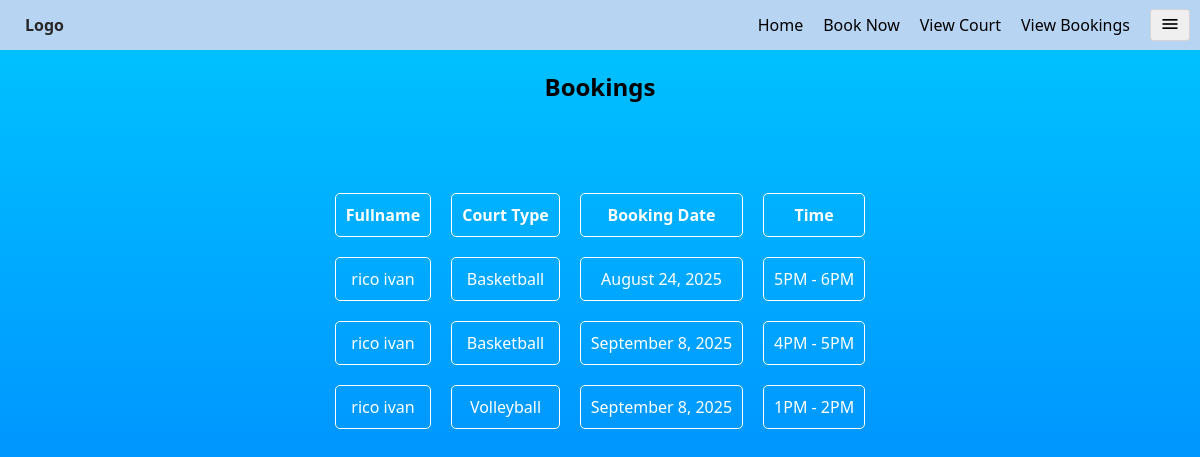
The page /user/view_bookings.php on the database its author committed.
### tables this page shows
CREATE TABLE `reservations` (
  `reservation_id` int(11) NOT NULL,
  `username` varchar(100) DEFAULT NULL,
  `fullname` varchar(100) NOT NULL,
  `email` varchar(100) NOT NULL,
  `phonenumber` varchar(100) DEFAULT NULL,
  `court_type` varchar(20) NOT NULL,
  `date` date NOT NULL,
  `time_slot` varchar(10) NOT NULL,
  `created_at` timestamp(6) NOT NULL DEFAULT current_timestamp(6) ON UPDATE current_timestamp(6),
  `status` varchar(20) NOT NULL,
  `users_id` int(11) DEFAULT NULL
);

### user/view_bookings.php (the view, shortened to what this page needs)
<!DOCTYPE html>
<html lang="en">
<head>
    <link rel="stylesheet" href="assets/css/view_bookings.css">
</head>
<body>
    <header class="nav-bar">
        <div class="logo"><a href="#top">Logo</a></div>
        <div class="align-right">
            <ul class="nav-links">
                <li><a href="home.php">Home</a></li>
                <li><a href="booking.php">Book Now</a></li>
                <li><a href="home.php#court">View Court</a></li>
                <li><a href="view_bookings.php">View Bookings</a></li>
            </ul>
            <div class="dropdown">
                    <button id="menuBtn" class="menu-btn"><span class="material-symbols-outlined">menu</span></button>
                    </div>
        </div>
    </header>
    <section id="bookings">
        <h1 style="text-align: center; padding: 70px">Bookings</h1>
        <table class="table">
            <tr>
                <th>Fullname</th>
                <th>Court Type</th>
                <th>Booking Date</th>
                <th>Time</th>
            </tr>
            <?php
        include "../db_connect.php";
            $sql = "SELECT * FROM reservations";
            $result = $conn -> query($sql);
            while($row = $result -> fetch_assoc()){
                echo "<tr>
                        <td>".$row['fullname']."</td>
                        <td>".$row['court_type']."</td>
                        <td>" . date("F j, Y", strtotime($row['date'])) . "</td>
                        <td>".$row['time_slot']."</td>
                    </tr>";
            }
            ?>
        </table>
    </section>
</body>
</html>

### user/assets/css/view_bookings.css (style rules this page uses)
.material-symbols-outlined { font-variation-settings: 'FILL' 0, 'wght' 400, 'GRAD' 0, 'opsz' 24; margin: 2px; font-size: 20px; }
* { margin: 0; padding: 0; box-sizing: border-box; font-family: system-ui, -apple-system, BlinkMacSystemFont, 'Segoe UI', Roboto, Oxygen, Ubuntu, Cantarell, 'Open Sans', 'Helvetica Neue', sans-serif; }
body { margin-top: -50px; background-color: #000; }
.nav-bar { background-color: rgb(184, 212, 243); display: flex; justify-content: space-between; align-items: center; padding: 5px 10px; height: 50px; position: sticky; top: 0; }
.logo { margin-left: 15px; font-weight: bold; }
.align-right { display: flex; align-items: center; gap: 20px; }
.nav-links { list-style: none; display: flex; gap: 20px; }
.nav-links a { text-decoration: none; color: #000000; font-weight: 500; }
.logo a { text-decoration: none; color: #272727; }
section { height: 100vh; }
#bookings { background: linear-gradient(to bottom, #00c6ff, #0072ff); }
.table { width: 100%; display: flex; justify-content: center; align-items: center; border-spacing: 20px; border-collapse: separate; }
.table th { border: 1px solid white; color: white; padding: 10px; border-radius: 5px; }
.table tr { border: 1px solid white; height: 25px; text-align: center; }
.table td { border: 1px solid white; color: white; padding: 10px; border-radius: 5px; }
.menu-btn { width: 40px; padding: 2px; border: 1px solid rgb(212, 212, 212); border-radius: 3px; cursor: pointer; }

### rows shown on the page
reservations: fullname "rico ivan", court_type "Basketball", date "August 24, 2025", time_slot "5PM - 6PM"
reservations: fullname "rico ivan", court_type "Basketball", date "September 8, 2025", time_slot "4PM - 5PM"
reservations: fullname "rico ivan", court_type "Volleyball", date "September 8, 2025", time_slot "1PM - 2PM"
